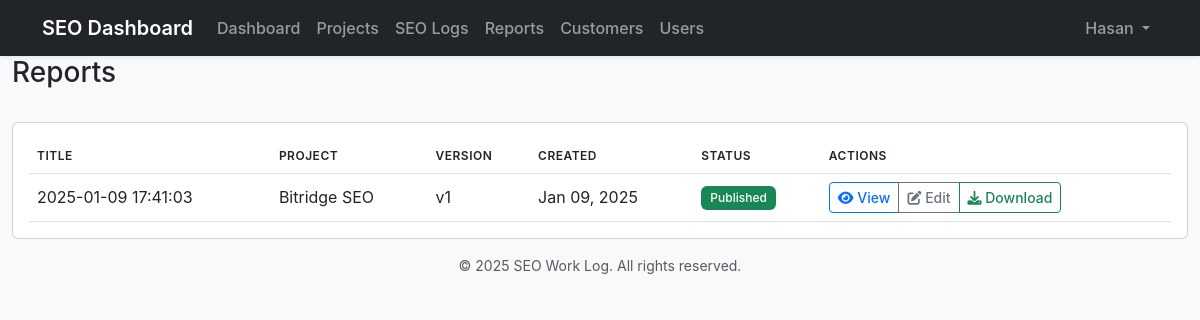
The page /reports/ (signed in) on the database as committed earlier.
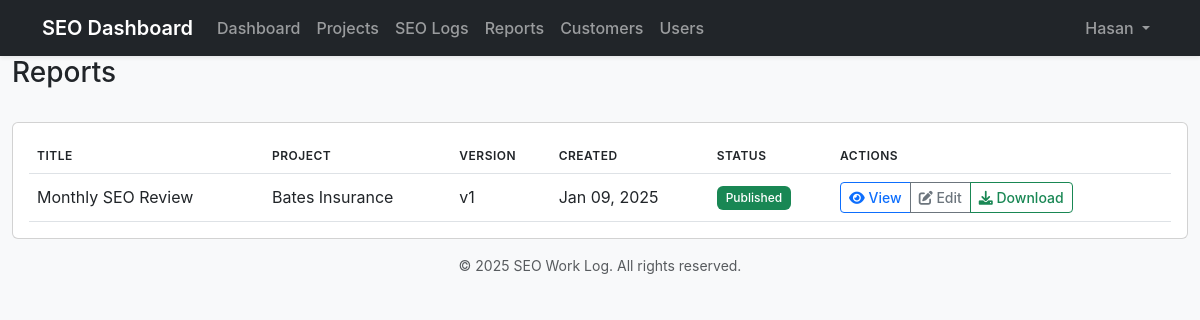
The same page on the database as committed later.
### core/models.py (models this page shows, shortened)
class Report(models.Model):
    STATUS_CHOICES = [
        ('draft', 'Draft'),
        ('in_review', 'In Review'),
        ('approved', 'Approved'),
        ('published', 'Published'),
        ('archived', 'Archived')
    ]
    project = models.ForeignKey(Project, on_delete=models.CASCADE)
    title = models.CharField(max_length=200)
    description = models.TextField(blank=True)
    sections = models.ManyToManyField(ReportSection, through='ReportSectionOrder')
    created_by = models.ForeignKey(CustomUser, on_delete=models.SET_NULL, null=True)
    created_at = models.DateTimeField(auto_now_add=True)
    updated_at = models.DateTimeField(auto_now=True)
    version = models.PositiveIntegerField(default=1)
    status = models.CharField(max_length=20, choices=STATUS_CHOICES, default='draft')
    is_template = models.BooleanField(default=False)
    publish_date = models.DateField(null=True, blank=True)
    last_reviewed_by = models.ForeignKey(
        CustomUser,
        on_delete=models.SET_NULL,
        null=True,
        blank=True,
        related_name='reviewed_reports'
    )
    last_reviewed_at = models.DateTimeField(null=True, blank=True)
    review_notes = models.TextField(blank=True)
    class Meta:
        ordering = ['-created_at']

class Project(models.Model):
    customer = models.ForeignKey(Customer, on_delete=models.CASCADE)
    name = models.CharField(max_length=255)
    description = models.TextField()
    start_date = models.DateField()
    end_date = models.DateField(null=True, blank=True)
    is_active = models.BooleanField(default=True)
    created_at = models.DateTimeField(auto_now_add=True)
    updated_at = models.DateTimeField(auto_now=True)
    providers = models.ManyToManyField(CustomUser, related_name='assigned_projects', blank=True, limit_choices_to={'role': 'provider'})

### core/views.py (the view)
# urls.py: path('reports/', views.report_list, name='report_list'),
@login_required
def report_list(request):
    if request.user.role == 'admin':
        reports = Report.objects.all()
    elif request.user.role == 'provider':
        reports = Report.objects.filter(project__providers=request.user)
    else:  # customer
        reports = Report.objects.filter(project__customer__email=request.user.email)
    reports = reports.order_by('-created_at')
    return render(request, 'core/report_list.html', {
        'title': 'Reports',
        'reports': reports,
    })

### core/templates/core/report_list.html (shortened to what this page needs)
{% extends 'core/base.html' %}
{% load static %}
{% block content %}
<div class="container-fluid">
    <div class="d-flex justify-content-between align-items-center mb-4">
        <h1 class="h3">Reports</h1>
    </div>
    <div class="card">
        <div class="card-body">
            <div class="table-responsive">
                <table class="table table-hover">
                    <thead>
                        <tr>
                            <th>Title</th>
                            <th>Project</th>
                            <th>Version</th>
                            <th>Created</th>
                            <th>Status</th>
                            <th>Actions</th>
                        </tr>
                    </thead>
                    <tbody>
                        {% for report in reports %}
                        <tr>
                            <td>{{ report.title }}</td>
                            <td>{{ report.project.name }}</td>
                            <td>v{{ report.version }}</td>
                            <td>{{ report.created_at|date:"M d, Y" }}</td>
                            <td>
                                {% if report.is_draft %}
                                <span class="badge bg-warning">Draft</span>
                                {% else %}
                                <span class="badge bg-success">Published</span>
                                {% endif %}
                            </td>
                            <td>
                                <div class="btn-group">
                                    <a href="{% url 'report_detail' pk=report.pk %}" class="btn btn-sm btn-outline-primary">
                                        <i class="fas fa-eye"></i> View
                                    </a>
                                    {% if user.role in 'admin,provider' %}
                                    <a href="{% url 'report_edit' pk=report.pk %}" class="btn btn-sm btn-outline-secondary">
                                        <i class="fas fa-edit"></i> Edit
                                    </a>
                                    {% endif %}
                                    <a href="{% url 'report_download' pk=report.pk %}" class="btn btn-sm btn-outline-success">
                                        <i class="fas fa-download"></i> Download
                                    </a>
                                </div>
                            </td>
                        </tr>
                        {% empty %}
                        <tr>
                            <td colspan="6" class="text-center">No reports found.</td>
                        </tr>
                        {% endfor %}
                    </tbody>
                </table>
            </div>
        </div>
    </div>
</div>
{% endblock %}

Rows that differ between the two databases and show on the page:
removed Report: title "2025-01-09 17:41:03", project.name "Bitridge SEO", version "1", created_at "Jan 09, 2025"
added Report: title "Monthly SEO Review", project.name "Bates Insurance", version "1", created_at "Jan 09, 2025"
